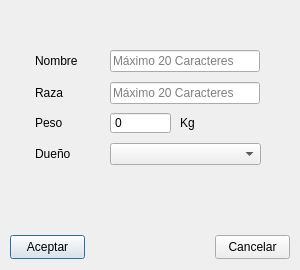
<?xml version="1.0" encoding="UTF-8"?>
<ui version="4.0">
 <class>Form_Alta_Mascota</class>
 <widget class="QDialog" name="Form_Alta_Mascota">
  <property name="windowModality">
   <enum>Qt::WindowModal</enum>
  </property>
  <property name="geometry">
   <rect>
    <x>0</x>
    <y>0</y>
    <width>300</width>
    <height>270</height>
   </rect>
  </property>
  <property name="minimumSize">
   <size>
    <width>300</width>
    <height>270</height>
   </size>
  </property>
  <property name="maximumSize">
   <size>
    <width>300</width>
    <height>270</height>
   </size>
  </property>
  <property name="windowTitle">
   <string>Mascotas - Alta</string>
  </property>
  <property name="modal">
   <bool>true</bool>
  </property>
  <widget class="QLineEdit" name="lineEdit_Raza">
   <property name="geometry">
    <rect>
     <x>110</x>
     <y>82</y>
     <width>150</width>
     <height>22</height>
    </rect>
   </property>
   <property name="maxLength">
    <number>20</number>
   </property>
   <property name="placeholderText">
    <string>Máximo 20 Caracteres</string>
   </property>
  </widget>
  <widget class="QPushButton" name="pb_Aceptar">
   <property name="geometry">
    <rect>
     <x>10</x>
     <y>235</y>
     <width>75</width>
     <height>24</height>
    </rect>
   </property>
   <property name="text">
    <string>Aceptar</string>
   </property>
  </widget>
  <widget class="QLabel" name="label_Apellido">
   <property name="geometry">
    <rect>
     <x>35</x>
     <y>85</y>
     <width>46</width>
     <height>15</height>
    </rect>
   </property>
   <property name="text">
    <string>Raza</string>
   </property>
  </widget>
  <widget class="QPushButton" name="pb_Cancelar">
   <property name="geometry">
    <rect>
     <x>215</x>
     <y>235</y>
     <width>75</width>
     <height>24</height>
    </rect>
   </property>
   <property name="text">
    <string>Cancelar</string>
   </property>
  </widget>
  <widget class="QLabel" name="label_Telefono">
   <property name="geometry">
    <rect>
     <x>35</x>
     <y>146</y>
     <width>46</width>
     <height>15</height>
    </rect>
   </property>
   <property name="text">
    <string>Dueño</string>
   </property>
  </widget>
  <widget class="QLabel" name="label_Nombre">
   <property name="geometry">
    <rect>
     <x>35</x>
     <y>53</y>
     <width>46</width>
     <height>15</height>
    </rect>
   </property>
   <property name="text">
    <string>Nombre</string>
   </property>
  </widget>
  <widget class="QLabel" name="label_DNI">
   <property name="geometry">
    <rect>
     <x>35</x>
     <y>115</y>
     <width>46</width>
     <height>15</height>
    </rect>
   </property>
   <property name="text">
    <string>Peso</string>
   </property>
  </widget>
  <widget class="QLineEdit" name="lineEdit_Nombre">
   <property name="geometry">
    <rect>
     <x>110</x>
     <y>50</y>
     <width>150</width>
     <height>22</height>
    </rect>
   </property>
   <property name="maxLength">
    <number>20</number>
   </property>
   <property name="placeholderText">
    <string>Máximo 20 Caracteres</string>
   </property>
  </widget>
  <widget class="QComboBox" name="combo_Duenio">
   <property name="geometry">
    <rect>
     <x>110</x>
     <y>143</y>
     <width>151</width>
     <height>22</height>
    </rect>
   </property>
   <property name="maxVisibleItems">
    <number>5</number>
   </property>
   <property name="insertPolicy">
    <enum>QComboBox::InsertAlphabetically</enum>
   </property>
  </widget>
  <widget class="QSpinBox" name="spinBox_Peso">
   <property name="geometry">
    <rect>
     <x>110</x>
     <y>112</y>
     <width>61</width>
     <height>22</height>
    </rect>
   </property>
   <property name="buttonSymbols">
    <enum>QAbstractSpinBox::NoButtons</enum>
   </property>
   <property name="maximum">
    <number>200</number>
   </property>
  </widget>
  <widget class="QLabel" name="label_Peso">
   <property name="geometry">
    <rect>
     <x>180</x>
     <y>115</y>
     <width>46</width>
     <height>15</height>
    </rect>
   </property>
   <property name="font">
    <font>
     <pointsize>9</pointsize>
    </font>
   </property>
   <property name="text">
    <string>Kg</string>
   </property>
  </widget>
 </widget>
 <tabstops>
  <tabstop>lineEdit_Nombre</tabstop>
  <tabstop>lineEdit_Raza</tabstop>
  <tabstop>pb_Aceptar</tabstop>
  <tabstop>pb_Cancelar</tabstop>
 </tabstops>
 <resources/>
 <connections>
  <connection>
   <sender>pb_Cancelar</sender>
   <signal>clicked()</signal>
   <receiver>Form_Alta_Mascota</receiver>
   <slot>close()</slot>
   <hints>
    <hint type="sourcelabel">
     <x>307</x>
     <y>271</y>
    </hint>
    <hint type="destinationlabel">
     <x>174</x>
     <y>144</y>
    </hint>
   </hints>
  </connection>
 </connections>
</ui>
